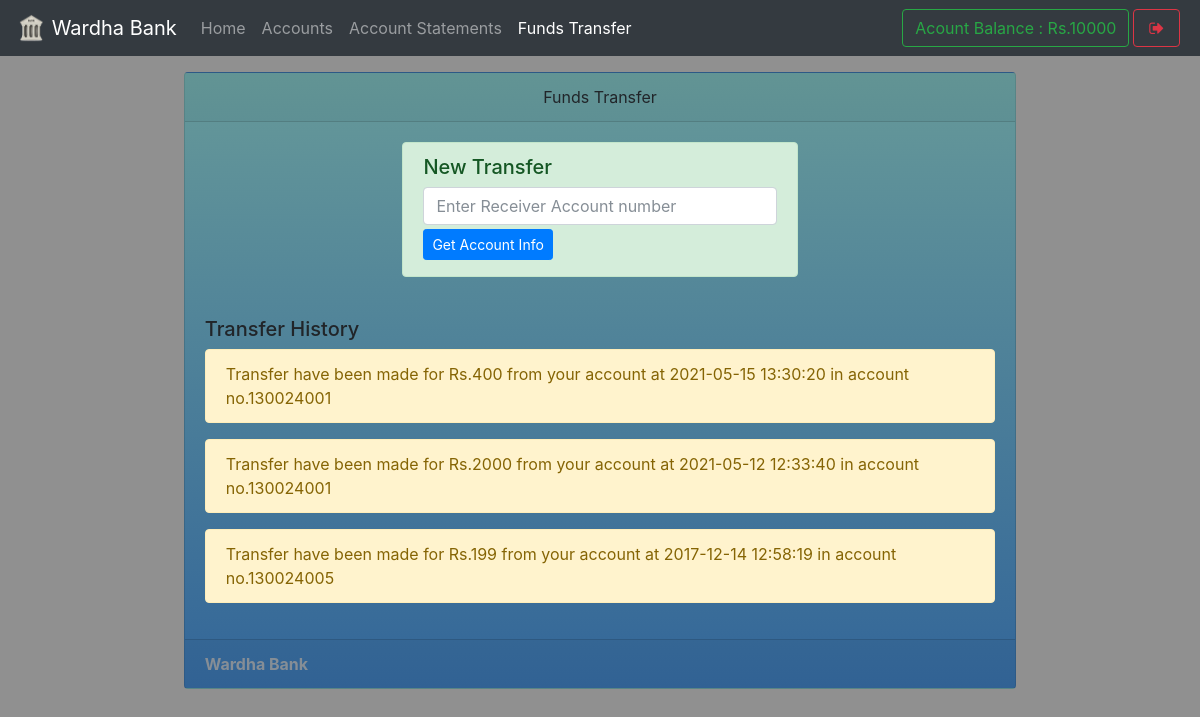
The app's page /transfer.php (signed in) with its own data.
### tables this page shows
CREATE TABLE `useraccounts` (
  `id` int(11) NOT NULL,
  `email` text NOT NULL,
  `password` text NOT NULL,
  `name` varchar(111) NOT NULL,
  `balance` int(111) NOT NULL,
  `cnic` varchar(111) NOT NULL,
  `number` varchar(111) NOT NULL,
  `city` varchar(111) NOT NULL,
  `address` varchar(111) NOT NULL,
  `source` varchar(111) NOT NULL,
  `accountNo` varchar(111) NOT NULL,
  `branch` varchar(111) NOT NULL,
  `accountType` varchar(111) NOT NULL,
  `date` timestamp NOT NULL DEFAULT CURRENT_TIMESTAMP
);

CREATE TABLE `transaction` (
  `transactionId` int(11) NOT NULL,
  `action` varchar(111) NOT NULL,
  `credit` varchar(111) NOT NULL,
  `debit` varchar(111) NOT NULL,
  `balance` int(111) NOT NULL,
  `beneId` varchar(111) NOT NULL,
  `other` varchar(111) NOT NULL,
  `userId` int(11) NOT NULL,
  `date` timestamp NOT NULL DEFAULT CURRENT_TIMESTAMP
);

### assets/db.php (called while the page is built, shortened)
<?php
    $con = new mysqli('localhost','root','','mybank');
    $ar = $con->query("select * from userAccounts,branch where id = '$_SESSION[userId]' AND userAccounts.branch = branch.branchId");
    $userData = $ar->fetch_assoc();
?>

### transfer.php (the view, shortened to what this page needs)
<!DOCTYPE html>
<html>
<head>
  <?php require 'assets/autoloader.php'; ?>
  <?php require 'assets/db.php'; ?>
  <?php require 'assets/function.php'; ?>
</head>
<body style="background:#909090;background-size: 100%">
<nav class="navbar navbar-expand-lg navbar-dark bg-dark fixed-top">
 <a class="navbar-brand" href="#">
    <img src="images/bank.png" width="30" height="30" class="d-inline-block align-top" alt="">
   <?php echo 'Wardha Bank'; ?>
  </a>
  <div class="collapse navbar-collapse" id="navbarSupportedContent">
    <ul class="navbar-nav mr-auto">
      <li class="nav-item ">
        <a class="nav-link " href="index.php">Home <span class="sr-only">(current)</span></a>
      </li>
      <li class="nav-item ">  <a class="nav-link" href="accounts.php">Accounts</a></li>
      <li class="nav-item ">  <a class="nav-link" href="statements.php">Account Statements</a></li>
      <li class="nav-item active">  <a class="nav-link" href="transfer.php">Funds Transfer</a></li>
    </ul>
    <?php include 'sideButton.php'; ?>
  </div>
</nav><br><br><br>
<div class="container">
  <div class="card  w-75 mx-auto" style="background: linear-gradient(to bottom, #669999 0%, #336699 100%);">
  <div class="card-header text-center">
    Funds Transfer
  </div>
  <div class="card-body">
      <form method="POST">
          <div class="alert alert-success w-50 mx-auto">
            <h5>New Transfer</h5>
            <input type="text" name="otherNo" class="form-control " placeholder="Enter Receiver Account number" required>
            <button type="submit" name="get" class="btn btn-primary btn-bloc btn-sm my-1">Get Account Info</button>
          </div>
      </form>
    <br>
    <h5>Transfer History</h5>
    <?php
      $array = $con->query("select * from transaction where userId = '$userData[id]' AND action = 'transfer' order by date desc");
      if ($array ->num_rows > 0)
      {
         while ($row = $array->fetch_assoc())
         {
            if ($row['action'] == 'transfer')
            {
              echo "<div class='alert alert-warning'>Transfer have been made for  Rs.$row[debit] from your account at $row[date] in  account no.$row[other]</div>";
            }
         }
      }
      else
        echo "<div class='alert alert-info'>You have made no transfer yet.</div>";
    ?>
  </div>
  <div class="card-footer text-muted" style="font-weight: bolder;">
   <?php echo 'Wardha Bank' ?>
  </div>
</div>
</div>
</body>
</html>

### sideButton.php
<form class="form-inline my-2 my-lg-0">
        <a href="" class="btn btn-outline-success" data-toggle="tooltip" title="Your current Account Balance">Acount Balance : Rs.<?php echo $userData['balance']; ?></a>
        <a href="logout.php" data-toggle="tooltip" title="Logout" class="btn btn-outline-danger mx-1" ><i class="fa fa-sign-out fa-fw"></i></a>
</form>

### records on screen
useraccounts: balance "10000"
transaction: debit "400", date "2021-05-15 13:30:20", other "130024001"
transaction: debit "2000", date "2021-05-12 12:33:40", other "130024001"
transaction: debit "199", date "2017-12-14 12:58:19", other "130024005"
